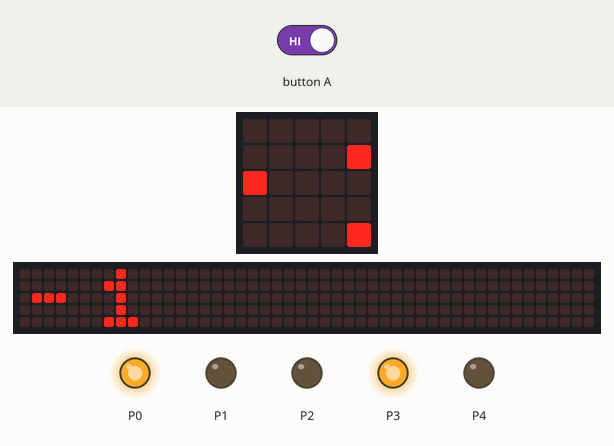
Simulated run of this program. Board: BBC micro:bit (MakeCode). Parts: the board's 5×5 LED display, a strip that is not on the board, showing the scrolling text unrolled, output pins drawn as LEDs (lit = HIGH). Inputs (shaded band) come from the test bench. The 48×5 strip is a reading aid, not a part: it shows the text the display is scrolling, unrolled, one strip-width of it at a time.

Above: at 1.27 s.
1.3 s: button A held down
At 5.17 s:
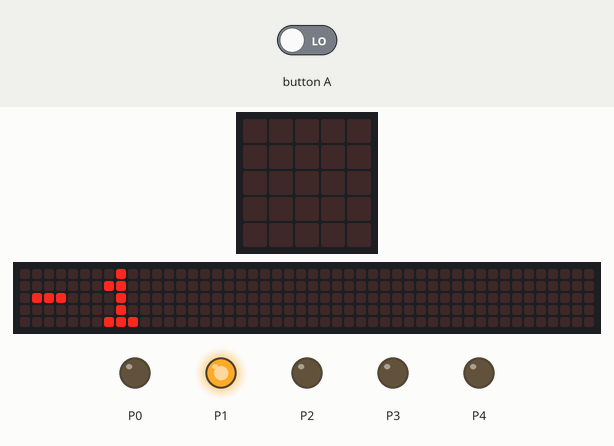
At 7.87 s:
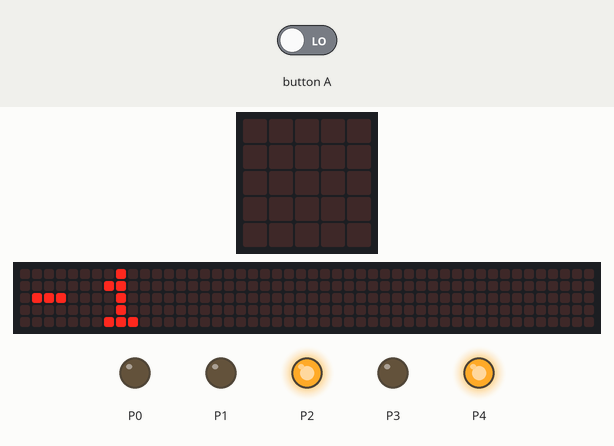
11.0 s: button A released
At 14.1 s:
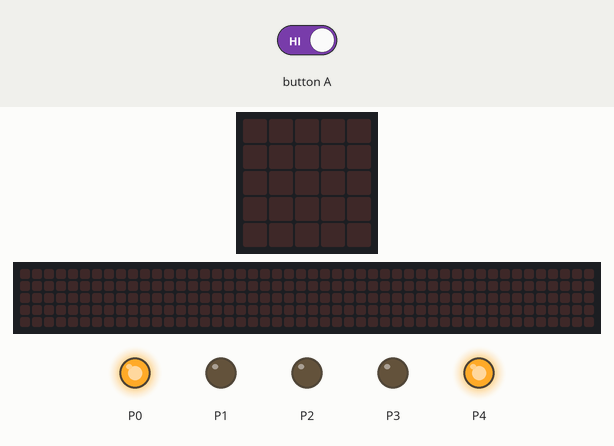
Timing chart, 0 to 26.4 s (numbered marks = the images above; inputs shaded):
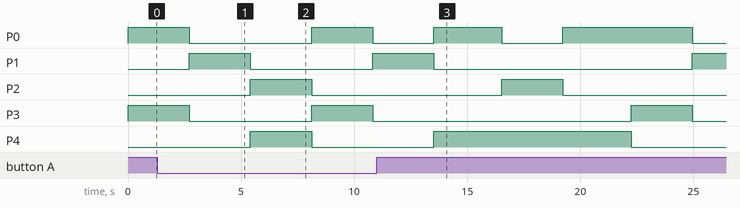

The program:

main.ts
```typescript
let Compteur = 0
function Feux_Oranger () {
    Compteur = 4
    while (Compteur > 0) {
        pins.digitalWritePin(DigitalPin.P0, 0)
        pins.digitalWritePin(DigitalPin.P1, 1)
        pins.digitalWritePin(DigitalPin.P2, 0)
        pins.digitalWritePin(DigitalPin.P3, 0)
        pins.digitalWritePin(DigitalPin.P4, 0)
        Compteur = -1
        basic.showNumber(Compteur)
        if (pins.digitalReadPin(DigitalPin.P5) == 1) {
            pins.digitalWritePin(DigitalPin.P0, 1)
            pins.digitalWritePin(DigitalPin.P1, 0)
            pins.digitalWritePin(DigitalPin.P2, 0)
            pins.digitalWritePin(DigitalPin.P3, 0)
            pins.digitalWritePin(DigitalPin.P4, 1)
            basic.pause(3000)
        }
    }
}
function Feux_Rouge () {
    Compteur = 8
    while (Compteur > 0) {
        pins.digitalWritePin(DigitalPin.P0, 1)
        pins.digitalWritePin(DigitalPin.P1, 0)
        pins.digitalWritePin(DigitalPin.P2, 0)
        pins.digitalWritePin(DigitalPin.P3, 1)
        pins.digitalWritePin(DigitalPin.P4, 0)
        Compteur = -1
        basic.showNumber(Compteur)
    }
}
function Feux_vert () {
    Compteur = 8
    while (Compteur > 0) {
        pins.digitalWritePin(DigitalPin.P0, 0)
        pins.digitalWritePin(DigitalPin.P1, 0)
        pins.digitalWritePin(DigitalPin.P2, 1)
        pins.digitalWritePin(DigitalPin.P3, 0)
        pins.digitalWritePin(DigitalPin.P4, 1)
        Compteur = -1
        basic.showNumber(Compteur)
        if (pins.digitalReadPin(DigitalPin.P5) == 1) {
            pins.digitalWritePin(DigitalPin.P0, 1)
            pins.digitalWritePin(DigitalPin.P1, 0)
            pins.digitalWritePin(DigitalPin.P2, 0)
            pins.digitalWritePin(DigitalPin.P3, 0)
            pins.digitalWritePin(DigitalPin.P4, 1)
            basic.pause(3000)
        }
    }
}
basic.forever(function () {
    Feux_Rouge()
    Feux_Oranger()
    Feux_vert()
})
```

test.ts
```typescript
// les tests vont ici ; cela ne sera pas compilé si ce paquet est utilisé en tant qu'extension.
```

Measured:
- after the input at 1.3 s, P2: LOW → HIGH after 4.1 s instead of 7.1 s
- what the display in image 1 shows lasts 0.4 s, from 5.0 s to 5.4 s
